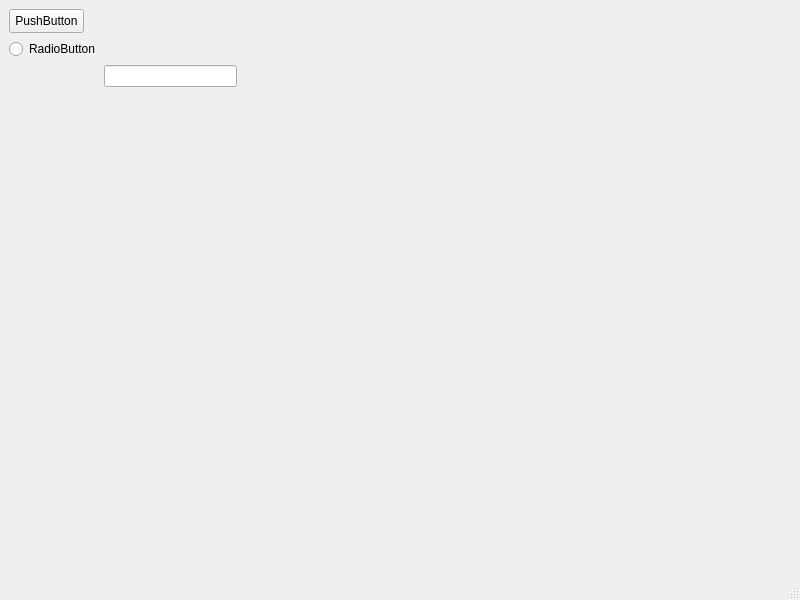
<?xml version="1.0" encoding="UTF-8"?>
<ui version="4.0">
 <class>MainWindow</class>
 <widget class="QMainWindow" name="MainWindow">
  <property name="geometry">
   <rect>
    <x>0</x>
    <y>0</y>
    <width>800</width>
    <height>600</height>
   </rect>
  </property>
  <property name="windowTitle">
   <string>MainWindow</string>
  </property>
  <widget class="QWidget" name="centralwidget">
   <widget class="QLineEdit" name="lineEdit">
    <property name="geometry">
     <rect>
      <x>104</x>
      <y>65</y>
      <width>133</width>
      <height>22</height>
     </rect>
    </property>
   </widget>
   <widget class="QPushButton" name="pushButton">
    <property name="geometry">
     <rect>
      <x>9</x>
      <y>9</y>
      <width>75</width>
      <height>24</height>
     </rect>
    </property>
    <property name="text">
     <string>PushButton</string>
    </property>
   </widget>
   <widget class="QRadioButton" name="radioButton">
    <property name="geometry">
     <rect>
      <x>9</x>
      <y>39</y>
      <width>89</width>
      <height>20</height>
     </rect>
    </property>
    <property name="text">
     <string>RadioButton</string>
    </property>
   </widget>
   <widget class="PlotWidget" name="Graph" native="true">
    <property name="geometry">
     <rect>
      <x>9</x>
      <y>93</y>
      <width>782</width>
      <height>455</height>
     </rect>
    </property>
   </widget>
  </widget>
  <widget class="QMenuBar" name="menubar">
   <property name="geometry">
    <rect>
     <x>0</x>
     <y>0</y>
     <width>800</width>
     <height>22</height>
    </rect>
   </property>
   <property name="layoutDirection">
    <enum>Qt::LeftToRight</enum>
   </property>
  </widget>
  <widget class="QStatusBar" name="statusbar"/>
 </widget>
 <customwidgets>
  <customwidget>
   <class>PlotWidget</class>
   <extends>QWidget</extends>
   <header>pyqtgraph</header>
   <container>1</container>
  </customwidget>
 </customwidgets>
 <tabstops>
  <tabstop>pushButton</tabstop>
  <tabstop>radioButton</tabstop>
  <tabstop>lineEdit</tabstop>
 </tabstops>
 <resources/>
 <connections>
  <connection>
   <sender>radioButton</sender>
   <signal>clicked()</signal>
   <receiver>MainWindow</receiver>
   <slot>showFullScreen()</slot>
   <hints>
    <hint type="sourcelabel">
     <x>94</x>
     <y>96</y>
    </hint>
    <hint type="destinationlabel">
     <x>534</x>
     <y>100</y>
    </hint>
   </hints>
  </connection>
 </connections>
</ui>
